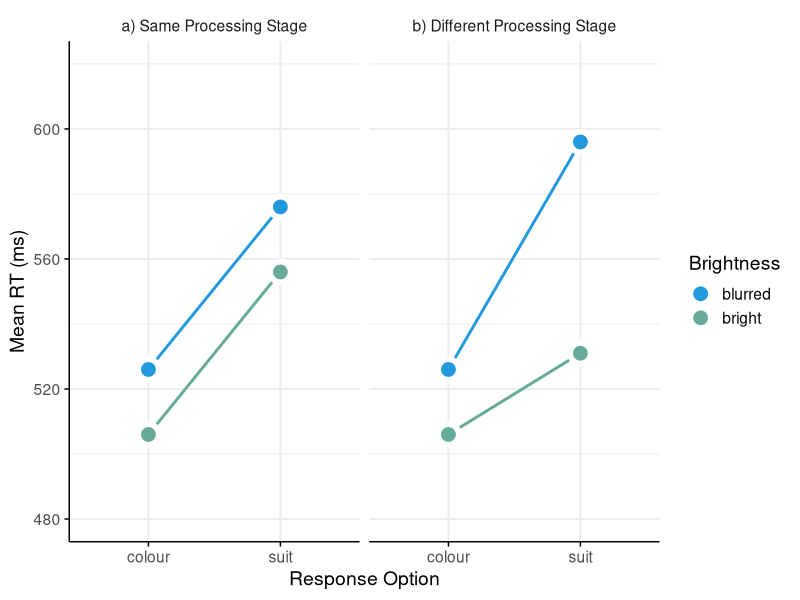
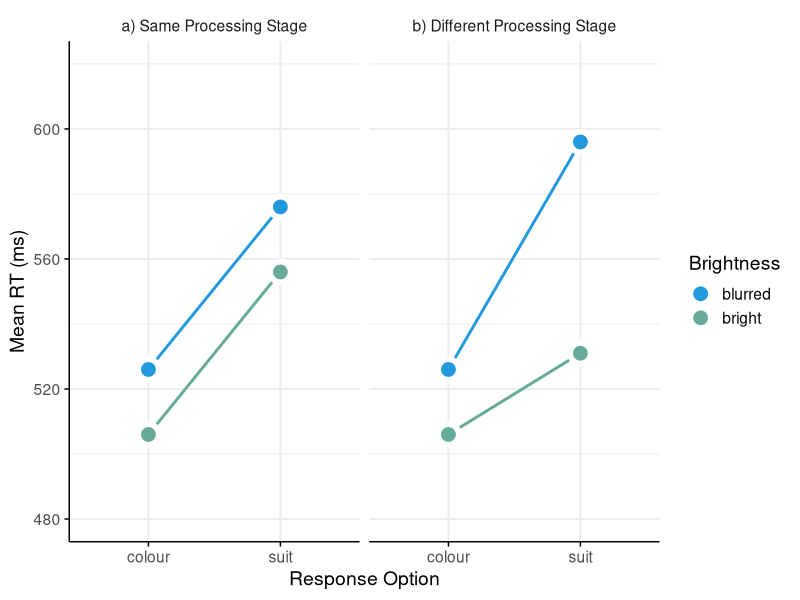

Recreate these plots in R, in order.
library(tidyverse)
library(ggplot2)

# make date
br_effect = 20
ro_effect = 50
m = 506
df = tibble(ro= factor(c("colour", "suit")),
            bright=c(m, m+ro_effect),
            blurred=c(m+br_effect, m+br_effect+ro_effect))

data = df %>% pivot_longer(cols = c("bright", "blurred"),
                    names_to = "Brightness") %>%
        mutate(cond="a) Same Processing Stage")

# add interaction
tmp = data %>%
  mutate(value = value + c(0,0, -25, 20),
         cond="b) Different Processing Stage")
data = rbind(data, tmp) %>% mutate(
  Brightness =factor(Brightness)
)

# plot
plt = ggplot(data=data,
       aes(x=ro, y=value, group=Brightness))  +
  geom_line(size=1, aes(colour=Brightness)) +
  geom_point(color='white', stroke=3, shape=21, size=5, aes(fill=Brightness)) +
  scale_fill_manual(values=c("#2299DD", "#66AA99")) +
  scale_color_manual(values=c("#2299DD", "#66AA99")) +
  ylab("Mean RT (ms)") +
  xlab("Response Option") +
  ylim(480, 620) +
  facet_wrap(.~cond) +
  theme_minimal(base_size=14) +
  theme(axis.line = element_line(size=0.5),
        axis.ticks = element_line(size=0.5))

print(plt)

ggsave("Posner.png", plt, device="png", width=10, height = 4)

